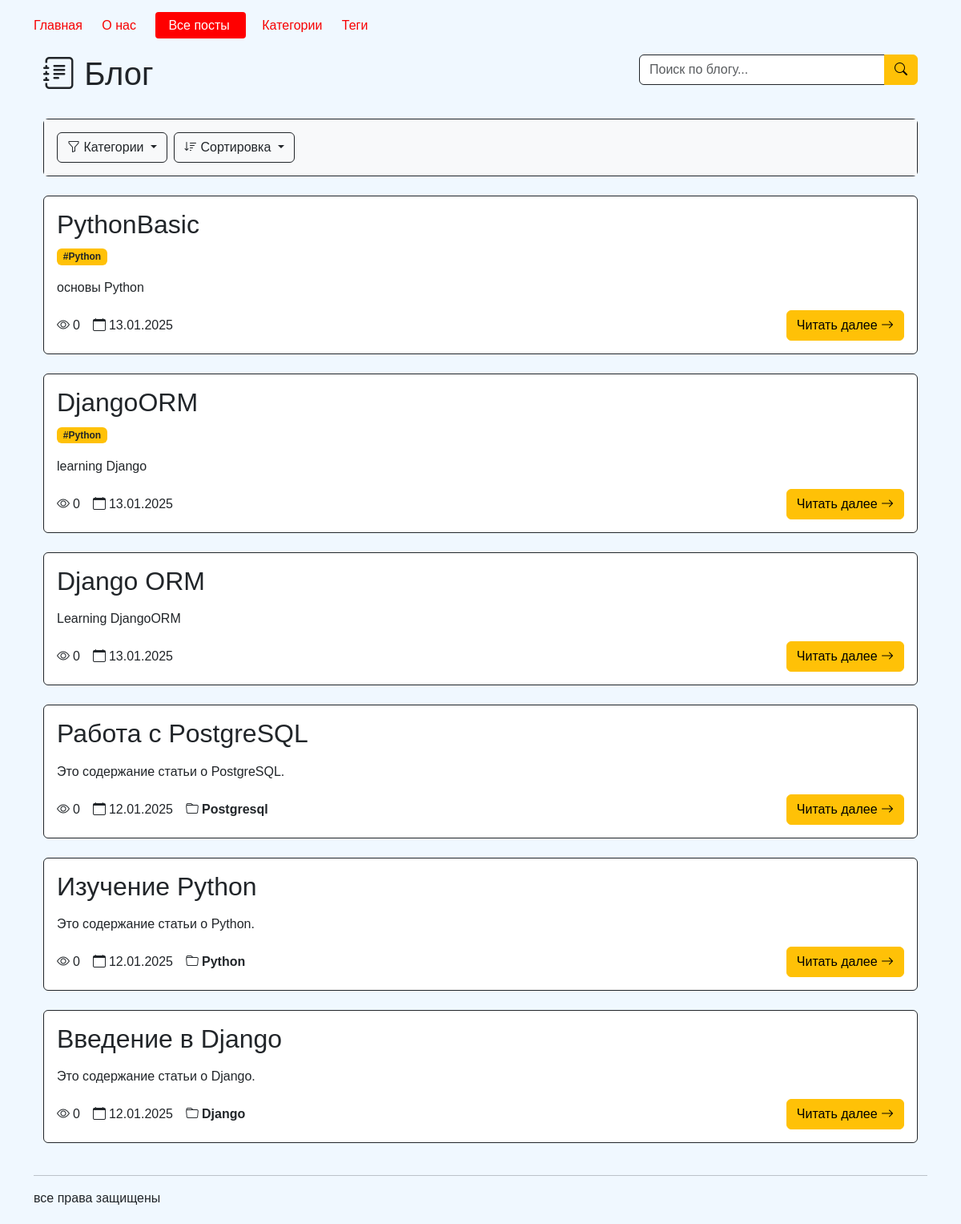
The app's page /posts/, older data.
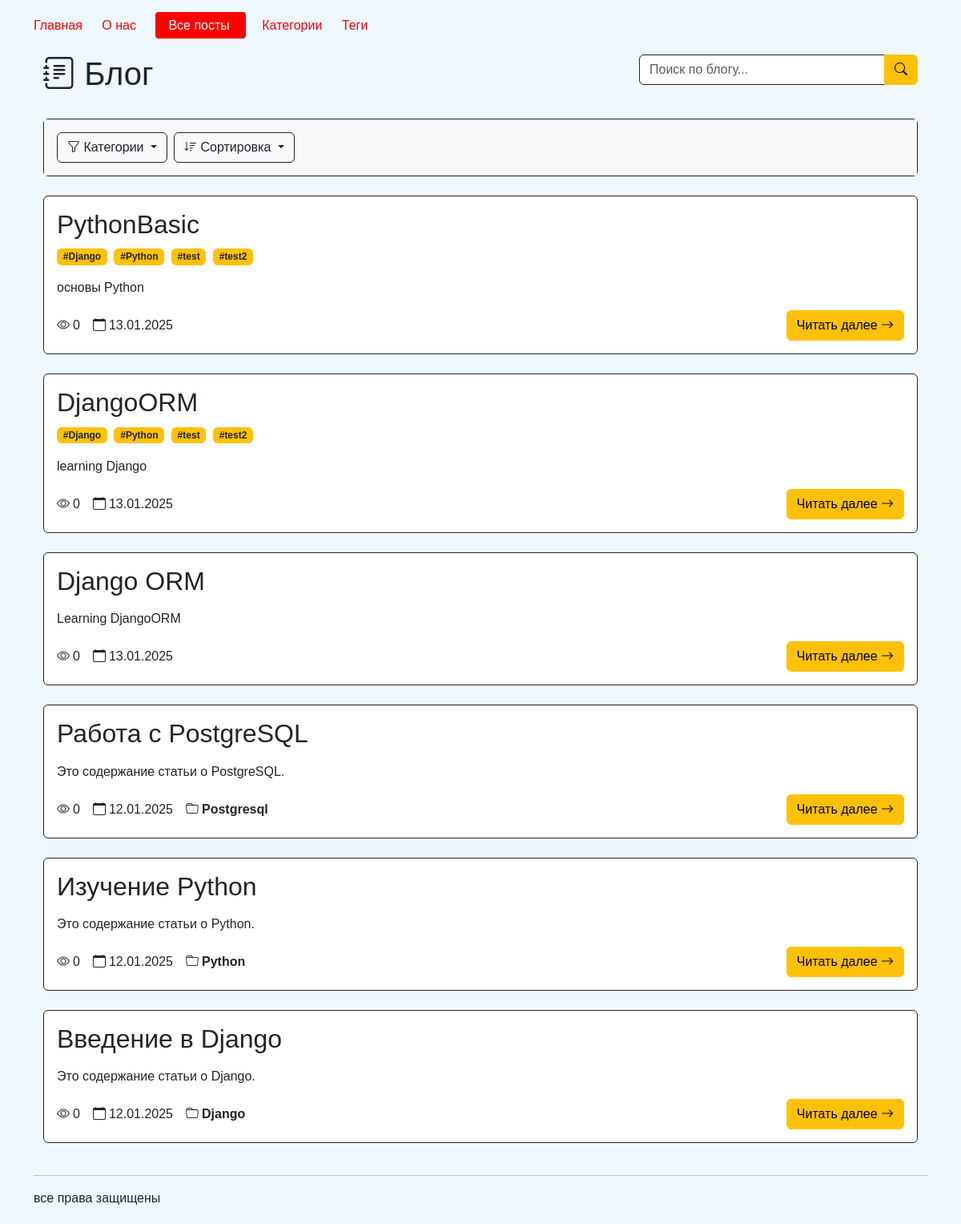
The same page, newer data.
### python_blog/models.py (models this page shows, shortened)
class Post(models.Model):
    title = models.CharField(max_length=100, unique=True, verbose_name="Заголовок")
    slug = models.SlugField(max_length=250, unique=True, verbose_name="Слаг", blank=True, null=True)
    content = models.TextField(verbose_name="Контент")
    author = models.ForeignKey(get_user_model(), on_delete=models.CASCADE, verbose_name="Автор", related_name="posts", default=None, null=True)
    created_at = models.DateTimeField(auto_now_add=True, verbose_name="Дата создания")
    updated_at = models.DateTimeField(auto_now=True, verbose_name="Дата обновления")
    views = models.PositiveIntegerField(default=0, verbose_name="Просмотры")
    category = models.ForeignKey(
        "Category",  # Ссылка на модель Category
        on_delete=models.SET_NULL,  # При удалении категории, установить значение NULL
        blank=True,  # Не требуем в формах заполнения
        null=True,  # Разрешаем значение NULL в базе данных
        related_name="posts",  # Имя обратной связи
        default=None,  # По умолчанию значение NULL
        verbose_name="Категория",
    )
    tags = models.ManyToManyField("Tag", related_name="posts", verbose_name="Теги")
    def get_absolute_url(self):
        return reverse("blog:post_detail", args=[self.slug])
    class Meta:
        ordering = ["-created_at"]
        verbose_name = "Пост"
        verbose_name_plural = "Посты"

class Tag(models.Model):
    name = models.CharField(max_length=100, verbose_name="Название")
    slug = models.SlugField(max_length=250, unique=True, verbose_name="Слаг")
    def __str__(self):
        return self.name
    class Meta:
        verbose_name = "Тег"
        verbose_name_plural = "Теги"
        ordering = ["name"]

class Category(models.Model):
    name = models.CharField(max_length=200, verbose_name="Название")
    slug = models.SlugField(max_length=250, unique=True, verbose_name="Слаг")
    description = models.TextField(
        blank=True, null=True, default="Без описания", verbose_name="Описание"
    )
    class Meta:
        verbose_name = "Категория"
        verbose_name_plural = "Категории"
        ordering = ["name"]

### python_blog/views.py (the view)
# urls.py: path('', catalog_posts, name='posts'),
def catalog_posts(request):
    posts = Post.objects.select_related('category', 'author').prefetch_related('tags').all()
    context = {
        'title': 'Блог',
        'posts': posts
    }
    return render(request, 'python_blog/blog.html', context)

### python_blog/context_processors.py (called while the page is built)
def menu_items(request):
    menu = [
    {"title": "Главная", "url_name": "main"},
    {"title": "О нас", "url_name": "about"},
    {"title": "Все посты", "url_name": "blog:posts"},
    {"title": "Категории", "url_name": "blog:categories"},
    {"title": "Теги", "url_name": "blog:tags"},
]
    current_url_name = request.resolver_match.view_name
    for item in menu:
        item['is_active'] = current_url_name == item['url_name']
    return {'menu_items': menu}

### python_blog/templates/python_blog/blog.html (shortened to what this page needs)
{% extends "base.html" %}
{% load cache %}
{% block content %}
<div class="container mt-4">
    <div class="row mb-4">
        <div class="col-md-8">
            <h1 class="text-dark"><i class="bi bi-journal-text"></i> Блог</h1>
        </div>
        <div class="col-md-4">
            <div class="input-group">
                <input type="text" class="form-control border-dark" placeholder="Поиск по блогу...">
                <button class="btn btn-warning" type="button">
                    <i class="bi bi-search"></i>
                </button>
            </div>
        </div>
    </div>
    <div class="row mb-4">
        <div class="col-12">
            <div class="card border-dark">
                <div class="card-body bg-light">
                    <div class="d-flex gap-2 flex-wrap">
                        <div class="btn-group">
                            <button class="btn btn-outline-dark dropdown-toggle" type="button" data-bs-toggle="dropdown">
                                <i class="bi bi-funnel"></i> Категории
                            </button>
                        </div>
                        <div class="btn-group">
                            <button class="btn btn-outline-dark dropdown-toggle" type="button" data-bs-toggle="dropdown">
                                <i class="bi bi-sort-down"></i> Сортировка
                            </button>
                        </div>
                    </div>
                </div>
            </div>
        </div>
    </div>
    {% cache 300 post_list %}
    <div class="row">
        <div class="col-12">
            {% for post in posts %}
                {% include 'python_blog/post_preview_include.html' %}
            {% empty %}
                <div class="alert alert-warning">
                    <i class="bi bi-info-circle"></i> Посты не найдены
                </div>
            {% endfor %}
        </div>
    </div>
    {% endcache %}
</div>
{% endblock %}

### python_blog/templates/python_blog/post_preview_include.html (shortened to what this page needs)
{% load cache %}
{% cache 300 post_preview post.id %}
<div class="card mb-4 border-dark">
    <div class="card-body">
        <h2 class="card-title text-dark">{{ post.title }}</h2>
        <div class="mb-3">
            {% for tag in post.tags.all %}
                <a href="{% url 'blog:tag_detail' tag.slug %}" class="text-decoration-none">
                    <span class="badge bg-warning text-dark me-1">#{{ tag }}</span>
                </a>
            {% endfor %}
        </div>
        <p class="card-text">{{ post.content|truncatewords:30 }}</p>
        <div class="d-flex flex-wrap justify-content-between align-items-center">
            <div class="stats text-dark d-flex flex-wrap gap-3 mb-2 mb-md-0">
                <span class="d-flex align-items-center">
                    <i class="bi bi-eye me-1"></i>
                    <span class="stats-text">{{ post.views }}</span>
                </span>
                <span class="d-flex align-items-center">
                    <i class="bi bi-calendar me-1"></i>
                    <span class="stats-text">{{ post.created_at|date:"d.m.Y" }}</span>
                </span>
                {% if post.category %}
                    <span class="d-flex align-items-center">
                        <i class="bi bi-folder me-1"></i>
                        <a href="{% url 'blog:category_detail' post.category.slug %}"
                           class="text-decoration-none text-dark fw-bold stats-text">
                            {{ post.category.name }}
                        </a>
                    </span>
                {% endif %}
            </div>
            <div>
                <a href="{{ post.get_absolute_url }}" class="btn btn-warning d-none d-md-inline-block">
                    Читать далее <i class="bi bi-arrow-right"></i>
                </a>
            </div>
        </div>
    </div>
</div>
{% endcache %}

Row changes from the older to the newer data that the page shows:
changed Post "PythonBasic": gains Tag (name "Django")
added Tag: name "test"
added Tag: name "test2"
changed Post "DjangoORM": gains Tag (name "Django")
